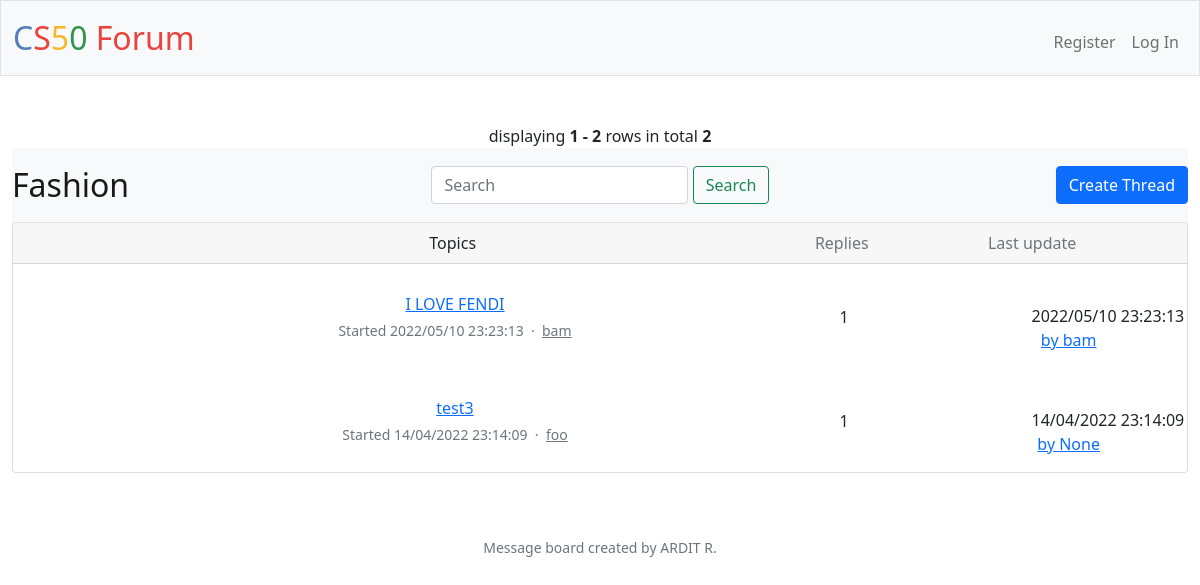
Screenshot of /fashion with the database file from the repository.
### tables this page shows
CREATE TABLE thread (id INTEGER PRIMARY KEY AUTOINCREMENT NOT NULL, user TEXT NOT NULL, title TEXT NOT NULL, replies INTEGER NOT NULL DEFAULT 1, board TEXT NOT NULL, creation TEXT NOT NULL, latest TEXT NOT NULL, user_id INTEGER CANNOT BE NULL, latest_user TEXT, latest_id INTEGER);

### app.py (the view)
@app.route("/fashion")
def fashion():
    try:
        id = session["user_id"]
    except KeyError:
        id = ""
    row_user = db.execute("SELECT * FROM users WHERE id = ?", id)
    if len(row_user) < 1:
        user = ""
    else:
        user = row_user[0]["username"]
    rows = db.execute("SELECT * FROM thread WHERE board = 'fashion' ORDER BY latest DESC")
    page = request.args.get(get_page_parameter(), type=int, default=1)
    pagination = Pagination(page=page, per_page=5, total=len(rows), record_name='rows')
    i=(page-1) * 5
    rows1=rows[i:i+5]
    return render_template('fashion.html', pagination=pagination, rows=rows1, user=user)

### app.py (called while the page is built)
@app.after_request
def after_request(response):
    response.headers["Cache-Control"] = "no-cache, no-store, must-revalidate"
    response.headers["Expires"] = 0
    response.headers["Pragma"] = "no-cache"
    return response

### templates/fashion.html (shortened to what this page needs)
{% extends "layout.html" %}
{% block main %}
{{ pagination.info }}
    <nav class="navbar navbar-light bg-light">
        <a class="navbar-brand">Fashion</a>
        <form action="/search" method="get" class="form-inline">
            <div class="d-flex">
                <input class="form-control mr-sm-2" type="search" placeholder="Search" aria-label="Search" name="search">
                <button class="btn btn-outline-success my-2 my-sm-0" type="submit">Search</button>
            </div>
        </form>
        <a href="/thread" class="btn btn-primary">Create Thread</a>
    </nav>
    <link href="https://code.ionicframework.com/ionicons/2.0.1/css/ionicons.min.css" rel="stylesheet">
    <div class="card mb-3">
        <div class="card-header pl-0 pr-0">
            <div class="row no-gutters w-100 align-items-center">
                <div class="col ml-3" style="position:relative; left:55px">Topics</div>
                <div class="col-4 text-muted">
                    <div class="row no-gutters align-items-center">
                        <div class="col-4">Replies</div>
                        <div class="col-8">Last update</div>
                    </div>
                </div>
            </div>
        </div>
                {% for row in rows %}
                <div class="card-body py-3">
                    <div class="row no-gutters align-items-center">
                        <div class="col"> <a href="/viewthread?id={{ row["id"] }}" class="text-big" data-abc="true">{{ row["title"] }}</a>
                            <div class="text-muted small mt-1">Started {{ row["creation"] }} &nbsp;·&nbsp; <a href="/profile?id={{ row["user_id"] }}" class="text-muted" data-abc="true">{{ row["user"] }}</a></div>
                        </div>
                        <div class="d-none d-md-block col-4">
                            <div class="row no-gutters align-items-center">
                                <div class="col-4" style="position:relative; top:25px; left:-15px">{{ row["replies"] }}</div>
                                    <div class="media-body flex-truncate ml-2">
                                        <div class="col-8" style="margin-left: 180px">{{ row["latest"] }}</div> <a href="/profile?id={{ row["latest_id"] }}" class="col-8" style="margin-left: 160px" data-abc="true">by {{ row["latest_user"] }}</a>
                                    </div>
                            </div>
                        </div>
                    </div>
                </div>
                {% endfor %}
        </div>
{% endblock %}

### static/styles.css (style rules this page uses)
nav .navbar-brand { font-size: xx-large; }

### rows the page displays
thread: title "I LOVE FENDI", creation "2022/05/10 23:23:13", user "bam", replies "1", latest "2022/05/10 23:23:13", latest_user "bam"
thread: title "test3", creation "14/04/2022 23:14:09", user "foo", replies "1", latest "14/04/2022 23:14:09", latest_user "None"

### other values shown
{{ pagination.info }} "displaying 1 - 2 rows in total 2"
